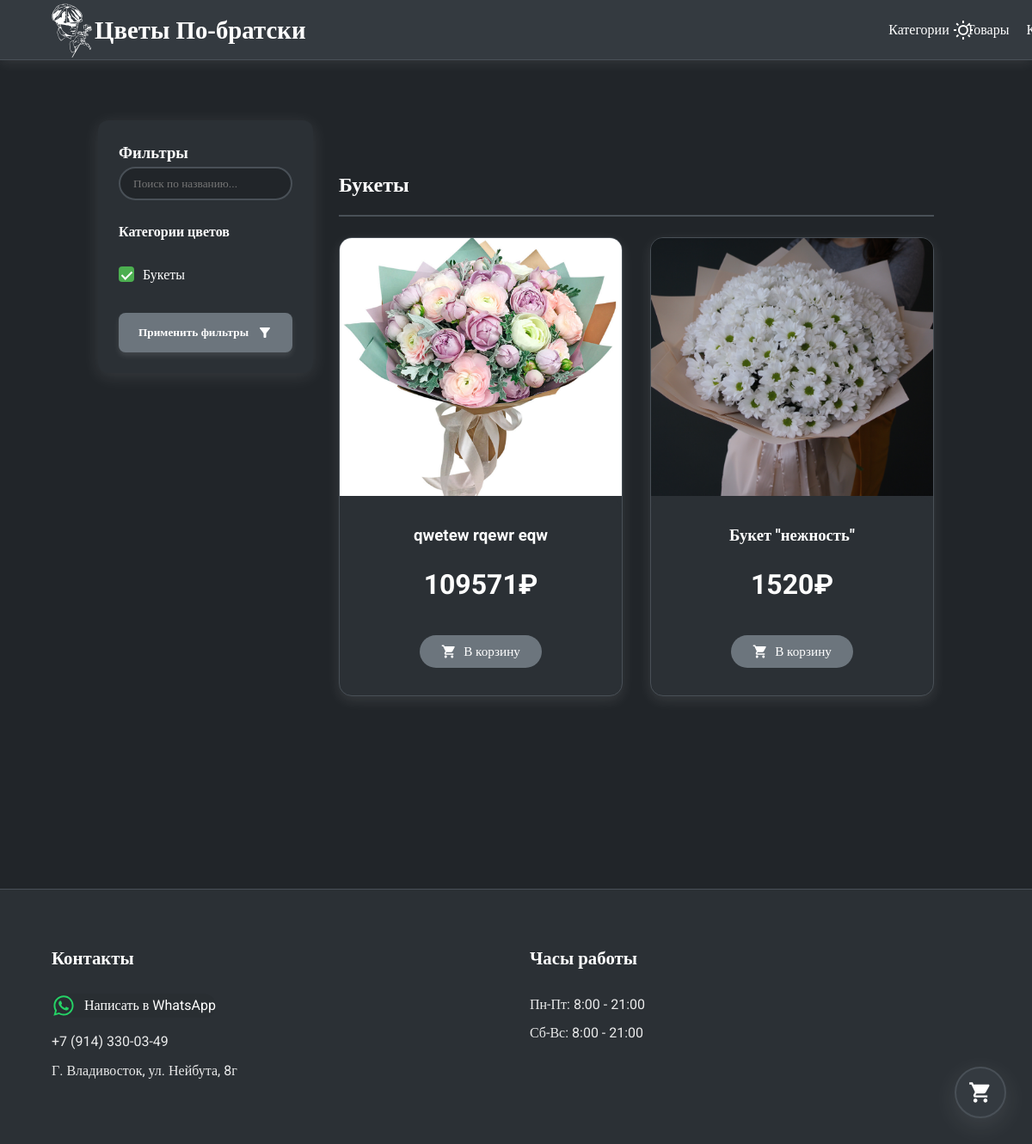
Page /products?search=&category=Букеты on the earlier database version.
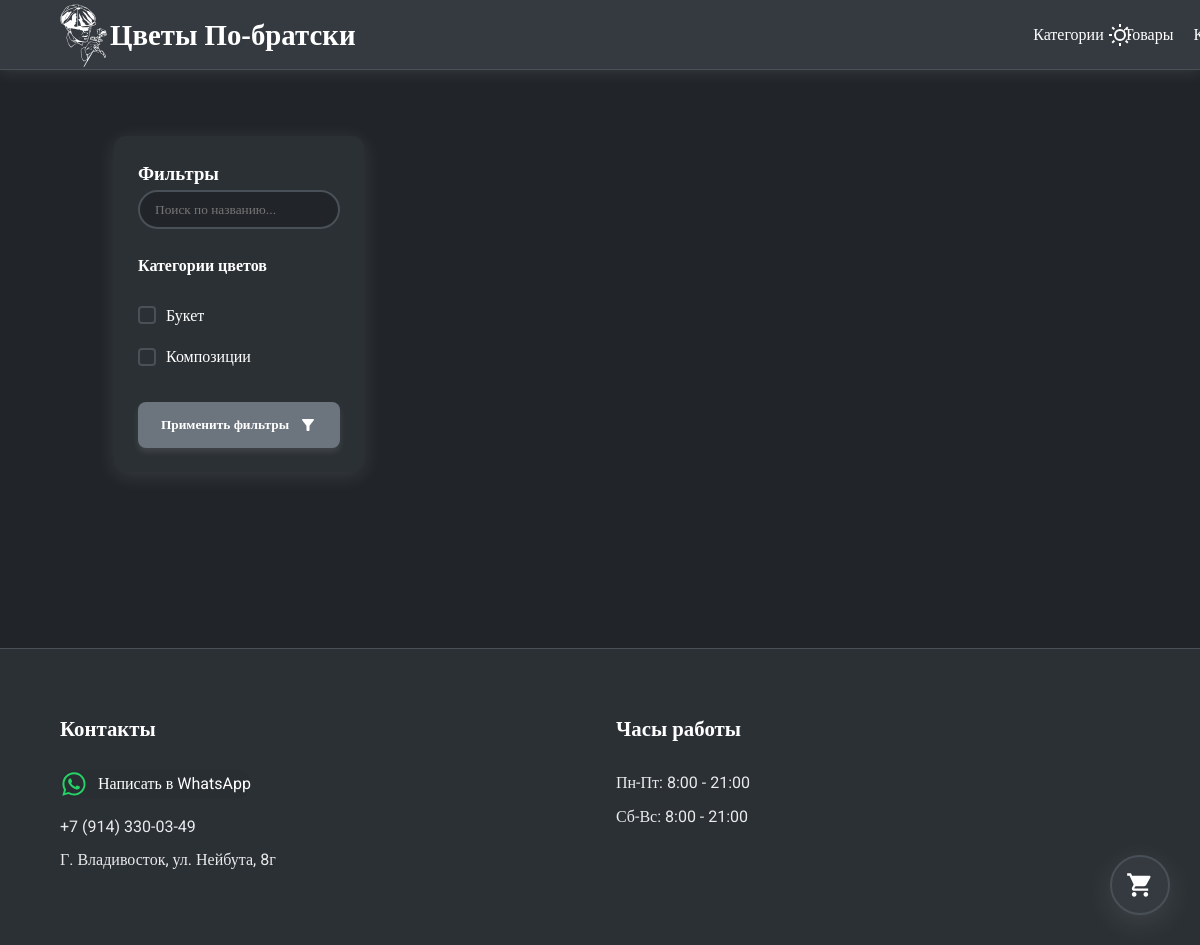
Same page on the later database version.
### main/models.py (models this page shows, shortened)
class Category(models.Model):
    name = models.CharField(max_length=150, verbose_name="Название категории")
    slug = models.SlugField(
        max_length=150, verbose_name="Ссылка для категории (заполняется автоматически)"
    )
    class Meta:
        ordering = [
            "name",
        ]
        indexes = [models.Index(fields=["name"])]
        verbose_name = "категория"
        verbose_name_plural = "категории"

class Product(models.Model):
    category = models.ForeignKey(
        Category,
        related_name="products",
        on_delete=models.CASCADE,
        verbose_name="категория",
    )
    name = models.CharField(max_length=150, verbose_name="название товара")
    slug = models.SlugField(
        max_length=150,
        unique=True,
        verbose_name="Ссылка на товар (заполняется автоматически)",
    )
    image = models.ImageField(
        upload_to="products/%Y/%m/%d", blank=True, verbose_name="Изображение"
    )
    description = RichTextField(
        blank=True, verbose_name="Описание букета (не обязательно)"
    )
    price = models.DecimalField(
        max_digits=10, decimal_places=0, verbose_name="стоимость"
    )
    available = models.BooleanField(default=True, verbose_name="доступно ли")
    created = models.DateTimeField(auto_now_add=True, verbose_name="Дата создания")
    updated = models.DateTimeField(auto_now=True, verbose_name="Дата обновления")
    discount = models.DecimalField(
        default=0, max_digits=4, decimal_places=0, verbose_name="скидка в процентах"
    )
    quantity = models.IntegerField(blank=False, verbose_name="количество", default=1)
    purchased = models.IntegerField(
        blank=True, verbose_name="количество продаж", default=0
    )
    class Meta:
        ordering = [
            "name",
        ]
        indexes = [
            models.Index(fields=["id", "slug"]),
            models.Index(fields=["name"]),
            models.Index(fields=["-created"]),
        ]
        verbose_name = "товар"
        verbose_name_plural = "товары"
    def sell_price(self):
        if self.discount:
            return round(self.price - self.price * self.discount / 100, 0)
        return self.price

### main/views.py (the view)
# urls.py: path("products", views.product_list, name="product_list"),
def product_list(request, category_slug=None):
    selected_categories = request.GET.getlist("category")
    search_query = request.GET.get("search", "").strip()
    products = Product.objects.filter(available=True)
    categories = (
        Category.objects.annotate(
            num_products=Count("products")  # Закрываем annotate здесь
        )
        .filter(num_products__gt=0)
        .order_by("name")
    )
    filtered_products = Product.objects.all()
    if selected_categories:
        filtered_products = filtered_products.filter(
            category__name__in=selected_categories
        )
    if search_query:
        filtered_products = filtered_products.filter(
            Q(name__iregex=search_query) | Q(description__iregex=search_query)
        )
    grouped_products = []
    for category in categories:
        products = filtered_products.filter(category=category)
        if products.exists():
            grouped_products.append((category, products))
    return render(
        request,
        "main/product/list.html",
        {
            "products": products,
            "category": category,
            "categories": categories,
            "slug_url": category_slug,
            "grouped_products": grouped_products,
            "selected_categories": selected_categories,
            "search_query": search_query,
        },
    )

### cart/context_processors.py (called while the page is built)
def cart(request):
    return {"cart": request.session.get(settings.CART_SESSION_ID, {})}

### main/templates/main/product/list.html (shortened to what this page needs)
{% extends 'main/base.html' %}
{% load static %}
{% block content %}
  <section class="products-page">
    <div class="products-container">
      <aside class="products-sidebar">
        <div class="filters-widget">
          <h3>Фильтры</h3>
          <form method="GET" action="{% url 'main:product_list' %}" class="filters-form">
          <div class="search-box">
            <input type="search" name="search" value="{{ search_query }}" placeholder="Поиск по названию..." class="search-input" />
          </div>
          <h4>Категории цветов</h4>
          <div class="category-list">
            {% for category in categories %}
              <label class="category-item">
                <span class="custom-checkbox"></span>
                {{ category.name }}
              </label>
            {% endfor %}
          </div>
          <button class="apply-filters-btn btn-hover" type="submit" >
            Применить фильтры<svg class="filter-icon" viewBox="0 0 24 24">
              <path d="M4.25 5.61C6.27 8.2 10 13 10 13v6c0 .55.45 1 1 1h2c.55 0 1-.45 1-1v-6s3.72-4.8 5.74-7.39c.51-.66.04-1.61-.79-1.61H5.04c-.83 0-1.3.95-.79 1.61z" />
            </svg>
          </button>
          </form>
        </div>
      </aside>
      <main class="products-main">
        {% for category, products in grouped_products %}
          <section class="products-category">
            <h2 class="category-title">{{ category.name }}</h2>
            <div class="products-grid">
              {% for product in products %}
                  <div class="product-card" data-price="50" data-category="wedding">
                    <a href="{% url 'main:product_detail' product.slug %}" style="text-decoration: none; color: var(--text-color)">
                    <div class="product-image" style="background-image: url({{ product.image.url }})"></div>
                    <div class="product-info">
                      <h3>{{ product.name }}</h3>
                      <p class="product-price">{{ product.sell_price }}₽</p>
                      </a>
                     <form action="{% url 'cart:add' product.slug %}" method="post" class="add-to-cart-form">
                <button class="add-to-cart-btn btn-hover" type="submit">
                  В корзину
                </button>
              </form>
                    </div>
                  </div>
              {% endfor %}
          </section>
        {% endfor %}
      </main>
    </div>
  </section>
{% endblock %}

Differences in the rows shown:
no longer on one of the page's lists (row edited): Category: name "Букеты"
changed Category: loses Product (image (picture), name "qwetew rqewr eqw", sell_price "109571"); loses Product (image (picture), name "Букет \"нежность\"", sell_price "1520"); name "Букеты" → "Букет"
now on this page (row unchanged): Category: name "Композиции", shown under "Категории цветов"
